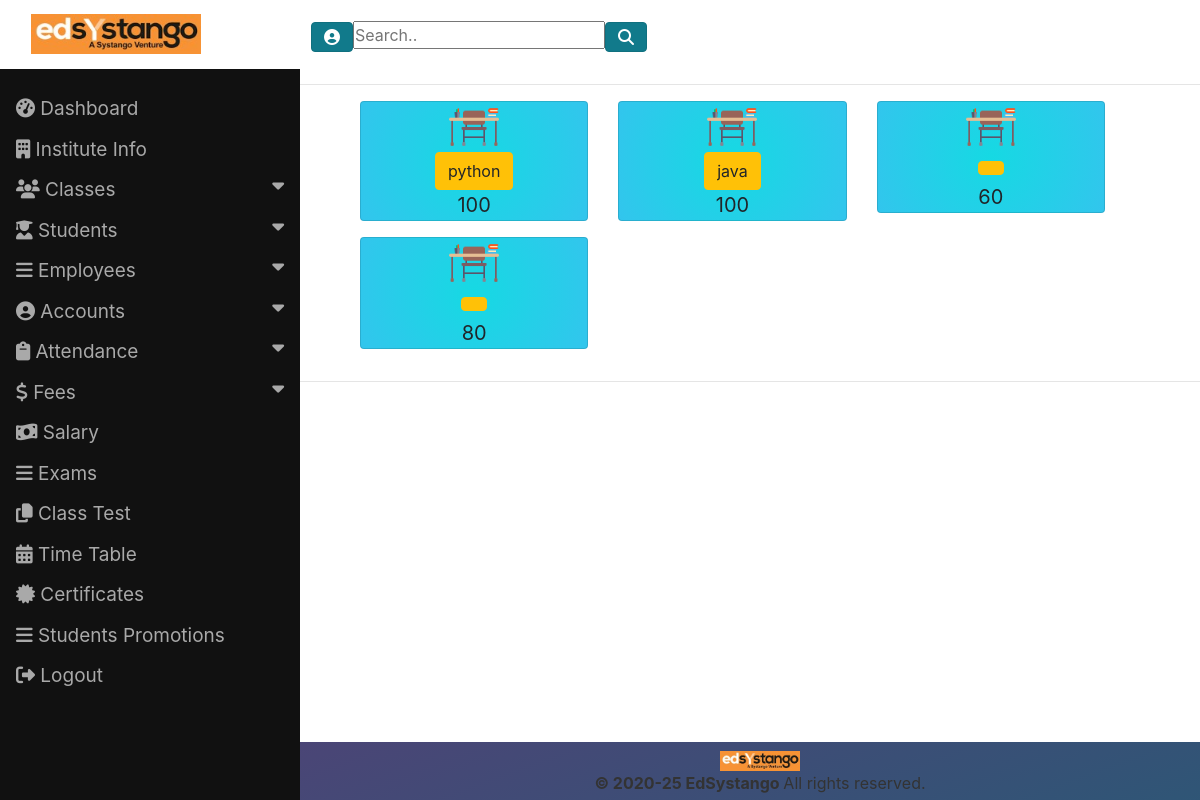
The app's page /subjectstoclasses/ (signed in), older data.
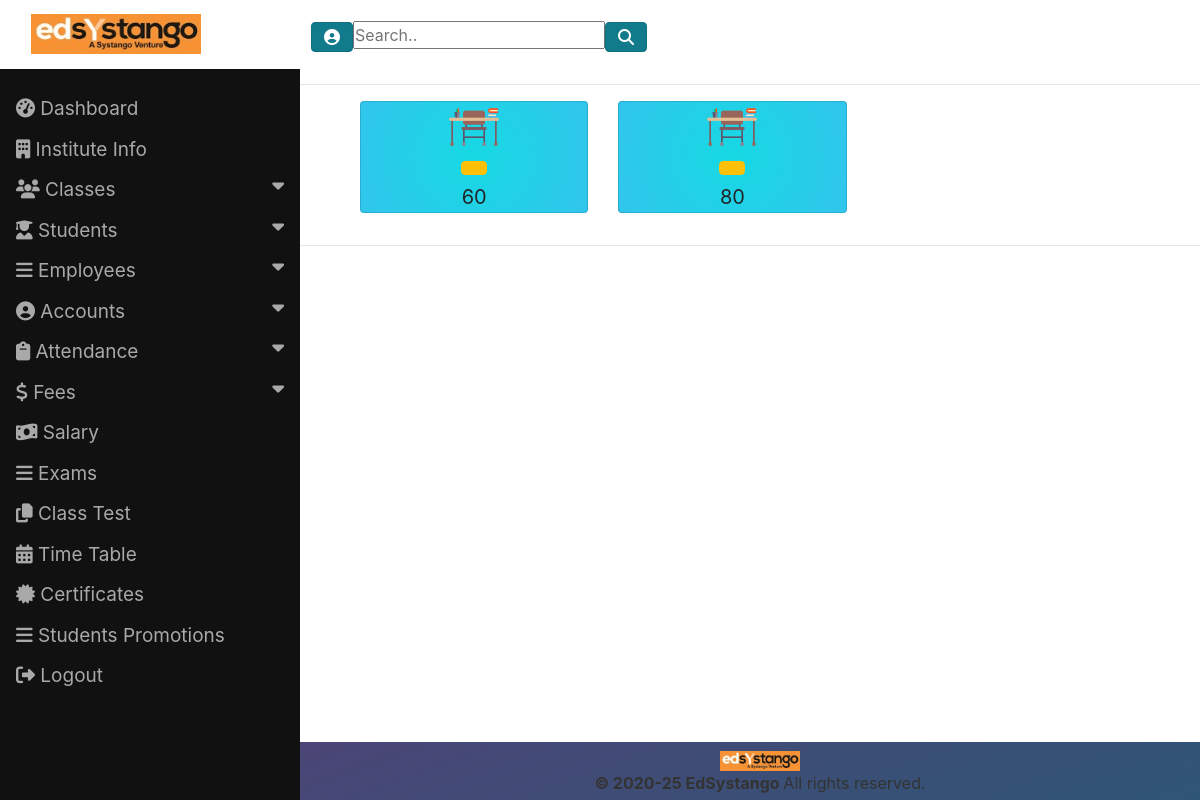
The same page, newer data.
### EDApp/models.py (models this page shows, shortened)
class Classes(models.Model):
    name_of_class=models.CharField(max_length=100)
    monthly_fees=models.DecimalField(max_digits=10,decimal_places=2)
    subjects=models.CharField(max_length=50, choices=SUBJECT_CHOICES)
    marks=models.CharField(max_length=100)
    total_students = models.CharField(max_length=50, default='')
    reg_no = models.ForeignKey(Students, on_delete=models.CASCADE, null=True, default="")

### EDApp/views.py (the view)
# urls.py: path('subjectstoclasses/', views.SubjectstoClasses.as_view()),
class SubjectstoClasses(ListView):
    model = Classes
    template_name = 'EDApp/subjectstoclasses.html'

### templates/EDApp/subjectstoclasses.html (shortened to what this page needs)
{% extends 'EDApp/commonpage.html' %}
{% block parentblock %}
{% load static %}
<head>
  <link rel="stylesheet" href="/static/css/main.css">
</head>
<body>
<hr>
<div class="container">
<div class="row">
{% if classes_list %}
{% for class in classes_list %}
<div class="col-md-6 col-xl-4">
    <div class="card mb-3 text3 bg-arielle-smile">
        <div class="widget-content-wrapper text-black">
            <div class="widget-content-center" style="text-align:center">
                <img src="{% static 'images/table.png' %}" style="width:50px;height:50px;">
                <div class="widget-heading"><button class="btn btn-warning">{{class.subjects}}</div>
                <div class="widget-subheading">{{class.marks}}</div>
            </div>
        </div>
    </div>
</div>
{% endfor %}
{% else %}
No Data Found
{% endif %}
</div>
</div>
<hr>
</body>
{% endblock %}

Row changes from the older to the newer data that the page shows:
removed Classes: subjects "python", marks "100"
removed Classes: subjects "java", marks "100"
